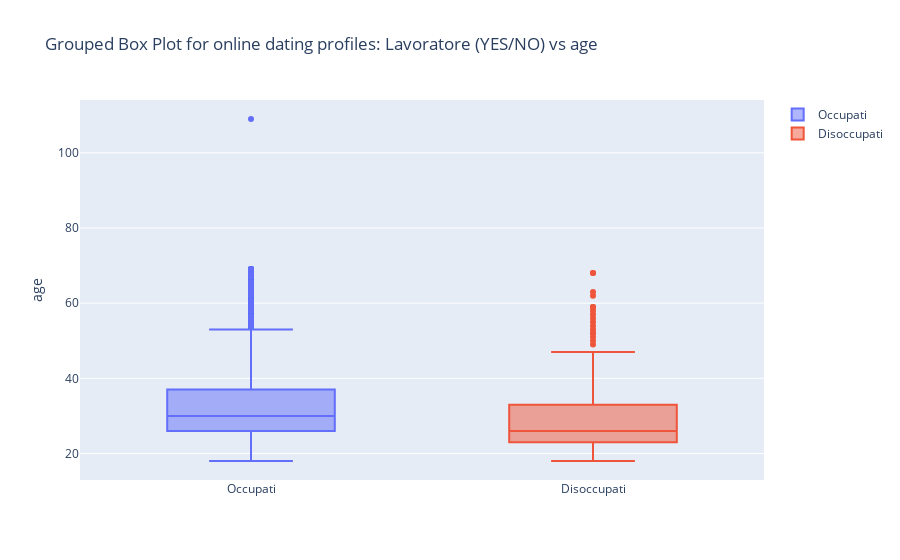

Write notebook code for a chart like this one.
### Markdown cell above
### 2.1 
Disegnare un grouped boxplot che confronti la distribuzione dell'età per le varie sottoclassi identificate dalla variabile ``Lavoratore``.

### Code cell
# Solution

ageArray = dfNew['age'].values
box1 = go.Box(y =  ageArray[jobArray == 'YES'],
              name = "Occupati"
             )

box2 = go.Box(y =  ageArray[jobArray == 'NO'],
              name = "Disoccupati"
             ) 
 

layout = go.Layout(title = 'Grouped Box Plot for online dating profiles: Lavoratore (YES/NO) vs age', 
                   yaxis = dict(title = 'age'))

groupBox = go.Figure(data = [box1,  box2], layout = layout)

py.iplot(groupBox)

### Figure 1 — Plotly figure (JSON) as saved in the notebook; plotly's stock layout.template omitted (floating-point values rounded to 4 significant figures; data arrays with more than 128 entries replaced by an {"elided": "..."} marker saying what was removed)
{"data": [{"name": "Occupati", "type": "box", "y": {"elided": "51475 int values"}}, {"name": "Disoccupati", "type": "box", "y": {"elided": "273 int values"}}], "layout": {"title": {"text": "Grouped Box Plot for online dating profiles: Lavoratore (YES/NO) vs age"}, "yaxis": {"title": {"text": "age"}}}}
